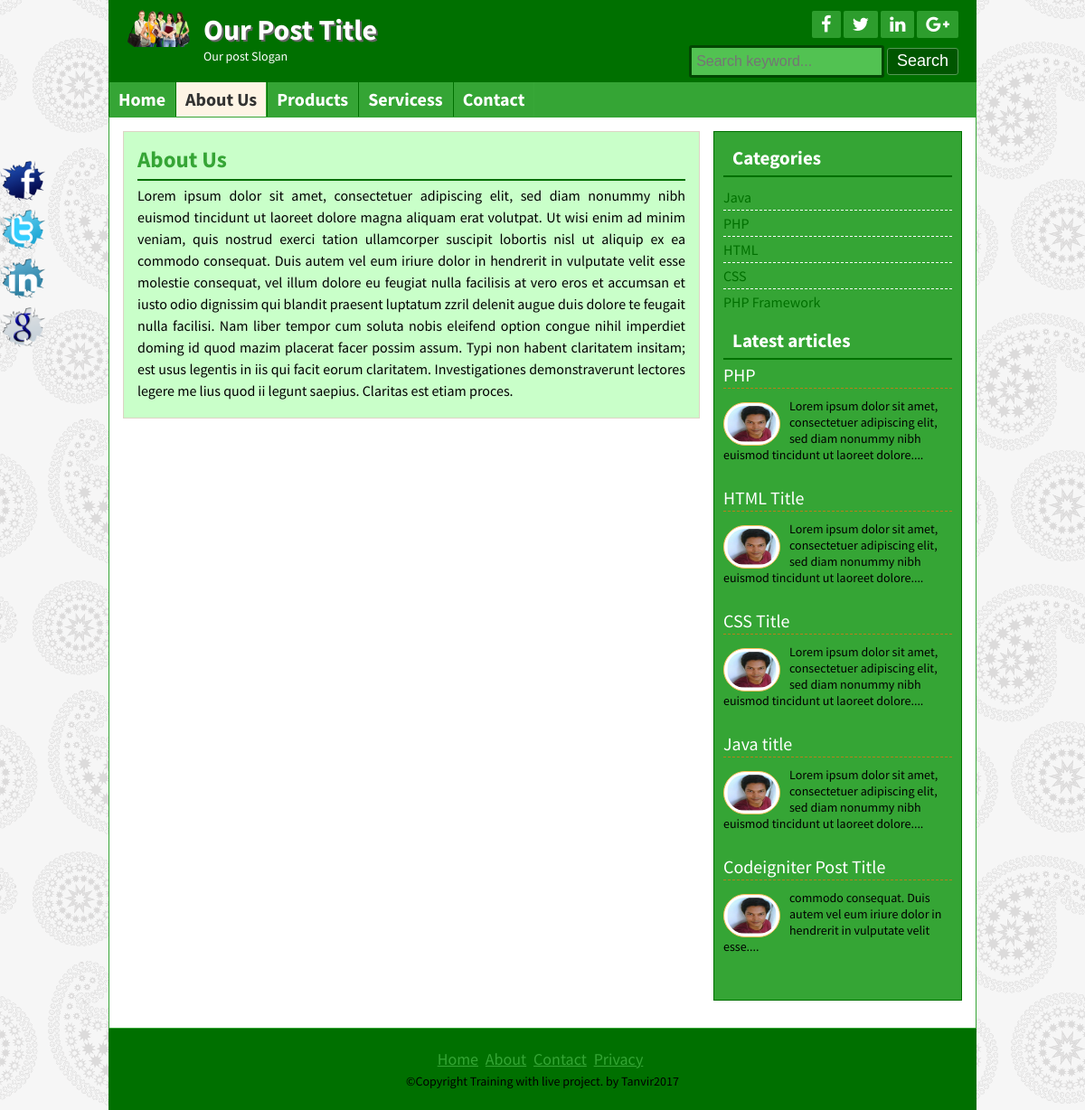
Page /page.php?pageid=1 on the committed database.
### tables this page shows
CREATE TABLE `title_slogan` (
  `id` int(11) NOT NULL,
  `title` varchar(100) NOT NULL,
  `slogan` varchar(100) NOT NULL,
  `logo` varchar(100) NOT NULL
);

CREATE TABLE `tbl_social` (
  `id` int(11) NOT NULL,
  `fb` varchar(255) NOT NULL,
  `tw` varchar(255) NOT NULL,
  `ln` varchar(255) NOT NULL,
  `gp` varchar(255) NOT NULL
);

CREATE TABLE `tbl_page` (
  `id` int(11) NOT NULL,
  `name` varchar(255) NOT NULL,
  `body` text NOT NULL
);

CREATE TABLE `tbl_catagory` (
  `id` int(11) NOT NULL,
  `name` varchar(255) NOT NULL
);

CREATE TABLE `tbl_post` (
  `id` int(11) NOT NULL,
  `cat` int(11) NOT NULL,
  `title` varchar(150) NOT NULL,
  `body` text NOT NULL,
  `image` varchar(255) NOT NULL,
  `author` varchar(100) NOT NULL,
  `tag` varchar(255) NOT NULL,
  `date` timestamp NOT NULL DEFAULT CURRENT_TIMESTAMP,
  `userid` int(11) NOT NULL
);

CREATE TABLE `tbl_footer` (
  `id` int(11) NOT NULL,
  `note` text NOT NULL
);

### lib/Database.php (called while the page is built, shortened)
<?php
Class Database{
 public $host   = DB_HOST;
 public $user   = DB_USER;
 public $pass   = DB_PASS;
 public $dbname = DB_NAME;
 public $link;
private function connectDB(){
 $this->link = new mysqli($this->host, $this->user, $this->pass,
  $this->dbname);
 }
public function select($query){
  $result = $this->link->query($query) or
   die($this->link->error.__LINE__);
  if($result->num_rows > 0){
    return $result;
  } else {
    return false;
  }
 }
}

### helpers/Formate.php (called while the page is built, shortened)
<?php
class Format{
	public function textShorten($text, $limit = 400){
        $text = $text."";
        $text = substr($text, 0, $limit);
        $text = substr($text, 0, strrpos($text, ' '));
        $text = $text."....";
        return $text;
	}
}
?>

### page.php (the view)
<?php include "inc/header.php" ?>
<?php
if (!isset($_GET['pageid'])|| $_GET['pageid'] == NULL) {
    header("Location: 404.php");
} else {
    $id = $_GET['pageid'];
}
?>
<?php
$pagequery = "SELECT * FROM  tbl_page WHERE id = '$id' ";
$pagedetails = $db->select($pagequery);
if ($pagedetails) {
    while ($result = $pagedetails->fetch_assoc()){
?>
	<div class="contentsection contemplete clear">
		<div class="maincontent clear">
			<div class="about">
				<h2><?php echo $result['name']; ?> </h2>
			<?php echo $result['body']; ?>
	</div>
		</div>
<?php } } else {header("Location:404.php");} ?>
<?php include "inc/sidebar.php" ?>
<?php include "inc/footer.php" ?>

### inc/header.php (shortened to what this page needs)
<?php
include "lib/Database.php";
include "helpers/Formate.php";
?>
<?php
$db = new Database();
$fm = new Format();
?>
<!DOCTYPE html>
<html>
<head>
<?php include 'scripts/css.php'; ?>
</head>
<body>
<div class="headersection templete clear">
<a href="index.php">
<div class="logo">
<?php
$query = "SELECT * FROM title_slogan WHERE id='1'";
$blog_title = $db->select($query);
if ($blog_title) {
    while ($result = $blog_title->fetch_assoc()){
?>
	<img src="admin/<?php echo $result['logo']; ?>" alt="Logo"/>
	<h2><?php echo $result['title']; ?></h2>
	<p><?php echo $result['slogan']; ?></p>
<?php } } ?>
</div>
</a>
<div class="social clear">
<div class="icon clear">
<?php
$query = "SELECT * FROM  tbl_social WHERE id='1'";
$socialmedia = $db->select($query);
if ($socialmedia) {
    while ($result = $socialmedia->fetch_assoc()){
?>
	<a href="<?php echo $result['fb']; ?>" target="_blank"><i class="fa fa-facebook"></i></a>
	<a href="<?php echo $result['tw']; ?>" target="_blank"><i class="fa fa-twitter"></i></a>
	<a href="<?php echo $result['ln']; ?>" target="_blank"><i class="fa fa-linkedin"></i></a>
	<a href="<?php echo $result['gp']; ?>" target="_blank"><i class="fa fa-google-plus"></i></a>
<?php } } ?>
</div>
<div class="searchbtn clear">
<form action="search.php" method="get">
	<input type="text" name="search" placeholder="Search keyword..."/>
	<input type="submit" name="submit" value="Search"/>
</form>
</div>
</div>
</div>
<div class="navsection templete">
<?php
$path = $_SERVER['SCRIPT_FILENAME'];
		$currentpage = basename($path, '.php');
?>
<ul>
<li><a
<?php
if ($currentpage == 'index') {
	echo "id='active'";
}
?>
id="" href="index.php">Home</a></li>
<?php
$query = "SELECT * FROM  tbl_page ";
$pages = $db->select($query);
if ($pages) {
    while ($result = $pages->fetch_assoc()){
?>
<li><a
<?php
if (isset($_GET['pageid']) && $_GET['pageid'] == $result['id']) {
	echo "id='active'";
}
?>
href="page.php?pageid=<?php echo $result['id']; ?>"><?php echo $result['name']; ?></a> </li>
<?php } } ?>
<li><a
<?php
if ($currentpage == 'contact') {
	echo "id='active'";
}
?>
 href="contact.php">Contact</a></li>
</ul>
</div>

### inc/sidebar.php
<div class="sidebar clear">
<div class="samesidebar clear">
	<h2>Categories</h2>
		<ul>
		<?php
		$query = "select * from  tbl_catagory";
 $catagory = $db->select($query);
 if ($catagory){
 while ($result = $catagory->fetch_assoc()) {
		?>
			<li><a href="posts.php?catagory=<?php echo $result['id']; ?>"><?php echo $result['name']; ?></a></li>
			<?php } } else { ?>
			<li>No Catagory Created</li>
			<?php }?>
		</ul>
</div>
<div class="samesidebar clear">
	<h2>Latest articles</h2>
	<?php
$query = "select * from tbl_post limit 5";
 $post = $db->select($query);
 if ($post){
 while ($result = $post->fetch_assoc()) {
?>
		<div class="popular clear">
			<h3><a href="post.php?id=<?php echo $result['id'];?>"><?php echo $result['title'];?></a></h3>
			<a href="post.php?id=<?php echo $result['id'];?>"><img src="admin/<?php echo $result['image']; ?>" alt="post image"/></a>
			<?php echo $fm->textShorten($result['body'], 120);?>
		</div>
<?php } } else {header("Location:404.php");} ?>
</div>
</div>

### inc/footer.php (shortened to what this page needs)
	</div>
	<div class="footersection templete clear">
	  <div class="footermenu clear">
		<ul>
			<li><a href="index.php">Home</a></li>
			<li><a href="about.php">About</a></li>
			<li><a href="contact.php">Contact</a></li>
			<li><a href="#">Privacy</a></li>
		</ul>
	  </div>
<?php
$query = "SELECT * FROM   tbl_footer WHERE id='1'";
$copyright = $db->select($query);
if ($copyright) {
    while ($result = $copyright->fetch_assoc()){
?>
	  <p>&copy;<?php echo $result['note']; ?><?php echo date('Y');?></p>
<?php } } ?>
	</div>
	<div class="fixedicon clear">
<?php
$query = "SELECT * FROM  tbl_social WHERE id='1'";
$socialmedia = $db->select($query);
if ($socialmedia) {
    while ($result = $socialmedia->fetch_assoc()){
?>
		<a href="<?php echo $result['fb']; ?>" target="_blank"><img src="images/fb.png" alt="Facebook"/></a>
		<a href="<?php echo $result['tw']; ?>" target="_blank"><img src="images/tw.png" alt="Twitter"/></a>
		<a href="<?php echo $result['ln']; ?>"target="_blank"><img src="images/in.png" alt="LinkedIn"/></a>
		<a href="<?php echo $result['gp']; ?>" target="_blank"><img src="images/gl.png" alt="GooglePlus"/></a>
<?php } } ?>
	</div>
</body>
</html>

### style.css (style rules this page uses)
* { margin:0;padding:0;outline:0 }
body { font-family: 'Source Sans Pro', sans-serif;font-size:14px;line-height:18px;color:#000;background:url(images/bg.png)repeat fixed 0 0 #fff; }
.templete { width:960px;margin:0 auto; }
.contemplete { margin: 0 auto; width: 928px; }
.clear { overflow:hidden; }
input[type="text"], input[type="email"] { border: 1px solid #cfc5b6; border-radius: 3px; margin-bottom: 5px; padding: 5px; width: 300px; }
input[type="submit"] { background: #b7801c none repeat scroll 0 0; border: 1px solid #e6af4b; color: #fff; cursor: pointer; font-size: 20px; padding: 1px 10px; }
.headersection { background: #ca932f none repeat scroll 0 0; color: #fff; }
.logo { float: left; width: 580px; }
.logo img { float: left; margin-right: 15px; padding-bottom: 10px; padding-left: 20px; padding-top: 10px; width: 70px; }
.logo h2 { color: #fff; font-size: 32px; margin-bottom: 11px; margin-top: 24px; text-shadow: 2px 2px 0 #666; }
.logo p { color:#fff; }
.social { float: right; margin-right: 20px; margin-top: 12px; text-align: right; width: 360px; }
.icon { float: right; }
.icon a { background: #a56e0a none repeat scroll 0 0; border-radius: 2px; color: #fff; display: block; float: left; font-size: 20px; margin-left: 3px; padding: 5px 10px; }
.searchbtn { float: right; margin-top: 8px; }
.searchbtn input[type="text"] { border: 1px solid #A56E0A; width: 200px; background: #FFE07C; font-size: 16px; height: 20px; }
.searchbtn input[type="submit"] { border: 1px solid #9d6602; border-radius: 3px; font-size: 18px; height: 30px; padding-left: 10px; padding-right: 10px; padding-top: 0; cursor: pointer; }
.navsection { background: none repeat scroll 0 0 #e6af4b; min-height: 38px; }
.navsection ul { margin:0;padding:0;list-style:none; }
.navsection ul li { border-left: 1px solid #fdc662; border-right: 1px solid #c18a26; display: block; float: left; position:relative; }
.navsection ul li:first-child { border-left: 0px solid #fdc662; }
.navsection ul li:last-child { border-right: 0px solid #c18a26; }
.navsection ul li a { color: #fff; display: block; font-size: 20px; font-weight: bold; padding: 10px; text-decoration: none; }
.navsection ul li a:hover, #active { background:#FEF4E5;color:#333; }
.contentsection { background: #ffffff none repeat scroll 0 0; border: 1px solid #ca932f; padding: 15px; }
.maincontent { background: #fef4e5 none repeat scroll 0 0; border: 1px solid #ded4c5; float: left; margin: 0 15px 15px 0; padding: 8px 15px; width: 606px; }
.about { font-size: 16px; line-height: 24px; text-align: justify; }
.about p { font-size: 16px; line-height: 24px; margin-bottom: 10px; text-align: justify; }
.samepost h2, .about h2 { border-bottom: 2px solid #e0d6c7; color: #ac7511; font-size: 25px; margin-bottom: 4px; padding: 10px 10px 10px 0; }
.sidebar { background: #fef4e5 none repeat scroll 0 0; border: 1px solid #ded4c5; float: right; margin-bottom: 15px; margin-top: 0; padding: 10px; width: 253px; }
.samesidebar { margin-bottom: 10px; }
.samesidebar h2 { background: #e6af4b none repeat scroll 0 0; border-bottom: 2px solid #b7801c; color: #333; margin-bottom: 8px; padding: 10px; }
.samesidebar ul { padding:0;margin:0;list-style:none; }
.samesidebar ul li { border-bottom: 1px dashed #e9c05c; font-size: 16px; padding: 5px 8px 5px 0; }
.samesidebar ul li:last-child { border-bottom: 0px dashed #e9c05c; }
.samesidebar ul li a { color: #814a00; text-decoration: none; }
.samesidebar p { margin-bottom: 10px; }
.popular { margin-bottom: 20px; }
.popular h3 { border-bottom: 1px dashed #b7801c; font-size: 20px; font-weight: normal; margin-bottom: 10px; padding-bottom: 5px; }
.popular h3 a { text-decoration:none;color:#444 }
.popular img { background: #fff none repeat scroll 0 0; border: 1px solid #f6bf5b; border-radius: 30px; float: left; height: 40px; margin-right: 10px; margin-top: 5px; padding: 3px; width: 55px; }
.footersection { height:90px;background:#B7801C;text-align:center }
.footermenu { margin-top: 25px; margin-bottom: 5px; }
.footermenu ul { padding:0;margin:0;list-style:none;text-align:center; }
.footermenu ul li { display:inline-block; }
.footermenu ul li a { color: #E6AF4B; font-size: 18px; margin-right: 5px; }
.fixedicon { left: 0; position: fixed; top: 175px; width: 60px; }
.fixedicon img { width: 50px; }

### rows in the picture
title_slogan: logo (picture), title "Our Post Title", slogan "Our post Slogan"
tbl_page: name "About Us", body "Lorem ipsum dolor sit amet, consectetuer adipiscing elit, sed diam nonummy nibh euismod tincidunt ut laoreet dolore magna aliquam erat volutpat. Ut wisi enim ad minim veniam, quis nostrud exerci tation ullamcorper suscipit lobortis nisl ut aliquip ex ea commodo consequat. Duis autem vel eum iriure dolor in hendrerit in vulputate velit esse molestie consequat, vel illum dolore eu feugiat nulla facilisis at vero eros et accumsan et iusto odio dignissim qui blandit praesent luptatum zzril delenit augue duis dolore te feugait nulla facilisi. Nam liber tempor cum soluta nobis eleifend option congue nihil imperdiet doming id quod mazim placerat facer possim assum. Typi non habent claritatem…"
tbl_page: name "Products"
tbl_page: name "Servicess"
tbl_catagory: name "Java"
tbl_catagory: name "PHP"
tbl_catagory: name "HTML"
tbl_catagory: name "CSS"
tbl_catagory: name "PHP Framework"
tbl_post: title "PHP", image (picture), body "Lorem ipsum dolor sit amet, consectetuer adipiscing elit, sed diam nonummy nibh euismod tincidunt ut laoreet dolore...."
tbl_post: title "HTML Title", image (picture), body "Lorem ipsum dolor sit amet, consectetuer adipiscing elit, sed diam nonummy nibh euismod tincidunt ut laoreet dolore...."
tbl_post: title "CSS Title", image (picture), body "Lorem ipsum dolor sit amet, consectetuer adipiscing elit, sed diam nonummy nibh euismod tincidunt ut laoreet dolore...."
tbl_post: title "Java title", image (picture), body "Lorem ipsum dolor sit amet, consectetuer adipiscing elit, sed diam nonummy nibh euismod tincidunt ut laoreet dolore...."
tbl_post: title "Codeigniter Post Title", image (picture), body "commodo consequat. Duis autem vel eum iriure dolor in hendrerit in vulputate velit esse...."
tbl_footer: note "Copyright Training with live project. by Tanvir"
